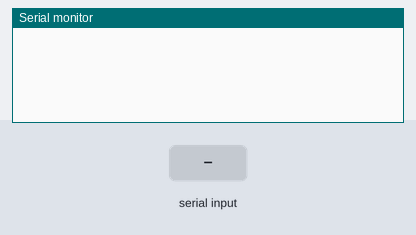
The sketch below on a simulated Arduino Uno, built with avr-gcc and run on an emulated ATmega328P. Parts: the last lines printed to the serial monitor. The inputs (shaded band) are chosen by the test bench.

Above: at 1.2 s.
1.3 s: "90,45\n" received over Serial
At 2.1 s:
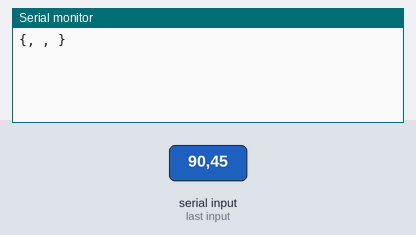
2.8 s: "5\n" received over Serial
At 3.2 s:
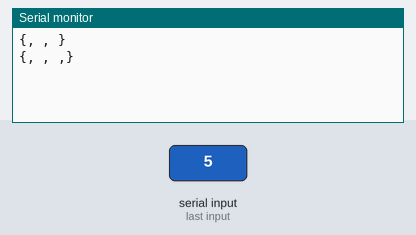

The sketch:

select_col.ino
```cpp
#define FIL 3
#define COL 4

void setup() {
  Serial.begin(115200);
}

void loop() {
  String mensaje, s;
  char matriz[FIL][COL], *v;
  int inic, col, i; // Se accede con los índices del 0 al TAM-1

  // Lee el mensaje enviado desde el PC
  mensaje = leerLinea();

  // Obtiene la columna a procesar en col
  // Tambien actualiza el mensaje quitándole "col:"
  inic = 0;
  s = cortaTrozo(mensaje, inic, &inic, ':', true); // s recibe la columna como String
  col = s.toInt(); // convierte a entero
  mensaje = mensaje.substring(inic); // quita la columna y el ':' de mensaje

  // Genera la matriz de caracteres de 3*4 desde el mensaje recibido.
  // El parametro mensaje le pasa el mensaje a procesar y
  // el parámetro matriz recoge la matriz leída y el parametro.
  generarMatrizCharDesdeMensaje(mensaje, matriz);

  // Obtiene los elementos de la columna en el puntero r
  v = columna(matriz, col);

  // Genera y envia el vector resultado por el RS-232
  Serial.println( generaVectorChar(v, FIL) );

  // Libera la memoria columna
  free(v);
}

// Funcion que devuelve una columna de una matriz
char* columna(char M[FIL][COL], int col) {
  int i;
  char *v;
  v = reservarVectorChar(FIL);
  for(i=0; i<FIL; i++) {
    v[i] = M[i][col];
  }
  return v;
}
```

gestion_mensajes.ino
```cpp
// Funcion que devuelve como String el contenido entre dos "car" (carácter)
// comenzando en "inic" y hasta que se encuentra un "car", fin tendrá el
// índice donde comienza el siguiente campo
String cortaTrozo(String s, int inic, int *fin, char car, bool corta_si_no_esta) {
  int pos_car;
  pos_car = s.indexOf(car,inic); // posicion de car empezando en inic
  *fin = pos_car + 1; // fin se asigna a donde comienza el siguiente campo
  if (pos_car!=-1) return s.substring(inic,pos_car); // Corta entre inic y fin
  else if (corta_si_no_esta) return s.substring(inic); // Corta desde inic al final
  else return String("-1"); // Error, devuelve el String "-1"
}

void generarMatrizCharDesdeMensaje(String mensaje, char matriz[FIL][COL]) {
  String fila;
  int i, j, pos_car, pos;

  for(i=0; i<FIL; i++) {
    pos_car = mensaje.indexOf('}'); // localiza primera ','
    // fila recibe la fila sin '{', '}' y ','
    fila = mensaje.substring(1,pos_car);
    // inicio dentro de fila, la primera posición
    pos = 0;
    for(j=0; j<COL; j++) {
      // matriz[i][j] recibe el entero v_i como String
      matriz[i][j] = fila[pos];
      // Se lee de caracter en caracter separados por comas,
      // es decir, uno sí y uno no (el salto de dos en dos)
      pos += 2;
    }
    // Se quita la primera parte del mensaje ya procesada
    mensaje = mensaje.substring(pos_car+2);
  }
}
```

lectura.ino
```cpp
String leerLinea() {
  // Espera hasta que haya algo que leer
  while(Serial.available() < 1) {
    delay(1);
  }
  return Serial.readStringUntil('\n');
}
```

matrices.ino
```cpp
// Genera String con matriz FIL*COL en formato
// {v00,v01,...,v0COL-1},{v10,v11,...,v1COL-1},{v20,v21,...,v2COL-1}, etc
String muestraMatrizChar(char m[FIL][COL]){
  int i, j;
  String s;

  s = "";
  for(i=0;i<FIL;i++) {
    for(j=0;j<COL;j++) {
      if(j==0) s += String("{") +String(m[i][j]);
      else s += String(", ") + String(m[i][j]);
    }
    if (i!=COL-1) s += String("},");
    else s += String("}");
  }
  return s;
}
```

vectores.ino
```cpp
// Reserva memoria para un vector char
char *reservarVectorChar(int tam) {
  return (char *) malloc(sizeof(char)*tam);
}

// Genera un vector de char de tamaño tam
// con el formato {v0,v1,...,vtam-1}
String generaVectorChar(char *v,int tam) {
  int i;
  String s;

  s = "{";
  for(i=0;i<tam;i++) {
    if (i<(tam-1)) s += String(v[i]) + ", ";
    else s += String(v[i]) + "}";
  }
  return s;
}
```

Measured:
- after the input at 1.3 s, the serial monitor: prints a new line at once (image 1)
- after the input at 2.8 s, the serial monitor: prints a new line at once (image 2)
